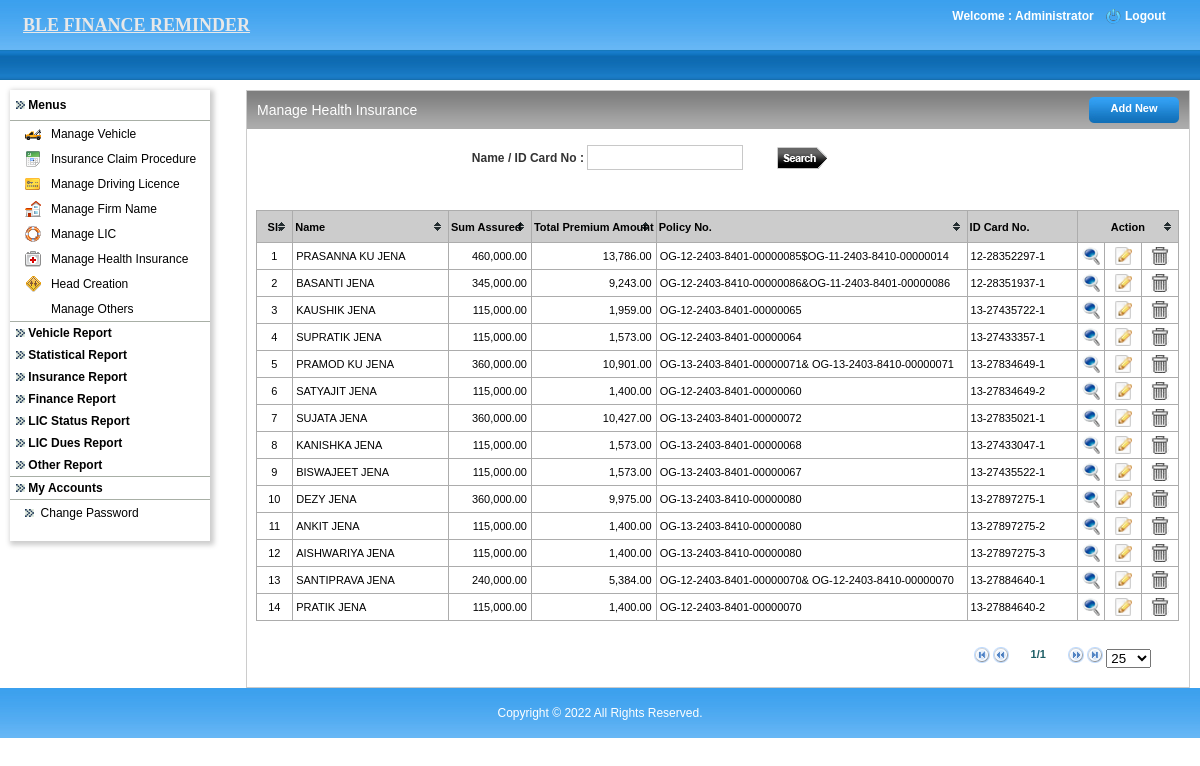
Screenshot of /admin/manage_mediclaim.php (signed in) with the database file from the repository.
### tables this page shows
CREATE TABLE IF NOT EXISTS `mediclaim_registration` (
  `id` int(11) NOT NULL AUTO_INCREMENT,
  `policy_holder_name` varchar(255) NOT NULL,
  `relation` varchar(255) NOT NULL,
  `dob` date NOT NULL,
  `age` double NOT NULL,
  `sum_assured` double NOT NULL,
  `premium` double NOT NULL,
  `discount` double NOT NULL,
  `net_premium` double NOT NULL,
  `service_tax` double NOT NULL,
  `hospital_allowance` double NOT NULL,
  `total` double NOT NULL,
  `tax_benefit` double NOT NULL,
  `policy_no` varchar(255) NOT NULL,
  `idcard_no` varchar(255) NOT NULL,
  PRIMARY KEY (`id`)
);

### includes/class.dbFunctions.php (called while the page is built, shortened)
<?php
class Dbfunctions extends Pagination
{
public $mysqli;
public function __construct()
{
	$localhost = "localhost";
	$username = "root";
	$password = "";
	$db = "ble_finance_latest";
	$this->mysqli = new mysqli($localhost,$username,$password,$db) or
		die('Oops connection error -> ' . mysqli_connect_error());
}
	function get_session(){
		if(isset($_SESSION['login'])){
			return $_SESSION['login'];
		}
	}
	function getDataFromTable($tblName, $fldName,  $optCondition){
		$defaultVal="";
		if(trim($optCondition) != ""){
			$condition = $optCondition ;
		}else{
			$condition = "";
		}
		$rs = $this->mysqli->query("select " . $fldName . " from " . $tblName . " where " . $condition);
		if( (!($rs)) || (!($rec=$rs->fetch_array(MYSQLI_BOTH)))){
			return $defaultVal;
		}else if(is_null($rec[0])){
			return $defaultVal;
		}else{
			return $rec[0];
		}
	}
}
?>

### admin/manage_mediclaim.php (the view, shortened to what this page needs)
<?php
include_once '../includes/class.dbFunctions.php';
$db = new Dbfunctions();
include 'application_top.php';
?>
<link href="css/style.css" rel="stylesheet" type="text/css" />
<body>
<table width="100%" border="0" cellspacing="0" cellpadding="0">
  <tr>
    <td align="center" valign="middle" ><?php include 'header.php'; ?></td>
  </tr>
  <tr>
    <td align="left" valign="top"><table width="100%" border="0" cellspacing="0" cellpadding="0">
      <tr>
        <td width="10">&nbsp;</td>
        <td align="left" valign="top"><table width="100%" border="0" cellspacing="0" cellpadding="0">
          <tr>
            <td height="10" colspan="3" align="left" valign="top"></td>
            </tr>
          <tr>
            <td width="226" align="left" valign="top" height="365"><?php include 'left.php';?></td>
            <td width="10">&nbsp;</td>
            <td align="left" valign="top">
			<table width="100%" border="0" cellspacing="0" cellpadding="0" style="border:solid 1px; border-color:#CCC;">
              <tr>
                <td align="left" valign="top"><table width="100%" border="0" cellspacing="0" cellpadding="0">
                    <tr>
                      <td width="10" align="left" valign="top"><img src="images/leftbox-bg.jpg" alt="leftboxbg" width="10" height="38" /></td>
                      <td class="midboxbg"><table width="100%" border="0" cellspacing="0" cellpadding="0">
                        <tr>
                          <td width="50%" align="left" valign="middle"><h2>Manage Health Insurance</h2></td>
                          <td width="50%" align="right" valign="middle"><h2><a href="hi_registration.php" class="linkButton">Add New </a></h2></td>
                        </tr>
                      </table></td>
                      <td width="10" align="right" valign="top"><img src="images/rightbox-bg.jpg" alt="rightboxbg" width="10" height="38" /></td>
                    </tr>
                </table></td>
              </tr>
              <tr>
                <td align="left" valign="top" >
				<table width="100%" border="0" cellspacing="0" cellpadding="0">
                  <tr>
                    <td>&nbsp;</td>
                    <td align="center">
                      <form action="manage_mediclaim.php" method="post" name="search">
                        <table width="500" border="0" cellspacing="0" cellpadding="0">
                          <tr>
                            <td width="22%" height="10" class="text1">&nbsp;</td>
                            <td width="38%" height="10" class="text1">&nbsp;</td>
                            <td width="40%" height="10">&nbsp;</td>
                            </tr>
                          <tr>
                            <td width="24%" align="right"><span class="text1">Name / ID Card No :&nbsp;</span></td>
                            <td width="36%">
                              <input name="name_idcard" type="text" id="name_idcard" class="textfield10" style="text-transform:uppercase;"/></td>
                            <td width="40%" align="left"><input type="image" name="imageField" src="images/searchButton.png"></td>
                            </tr>
                          </table>
                        </form>
                      </td>
                    <td>&nbsp;</td>
                  </tr>
                  <tr>
                    <td>&nbsp;</td>
                    <td width="1038" height="30" valign="middle" align="center">
                    </td>
                    <td>&nbsp;</td>
                  </tr>
                  <tr>
                    <td>&nbsp;</td>
                    <td align="center" valign="top">
					<table height="61" border="1" align="center" cellpadding="0" cellspacing="0" bordercolor="#ACACAC"  class="tablesorter" id="sort_table" width="100%">
                      <thead>
                        <tr>
                          <th width="4%" align="center" valign="middle" class="fetch_headers">Sl.</th>
                          <th width="17%" height="27" align="left" valign="middle" class="fetch_headers">Name</th>
                          <th width="9%" align="left" valign="middle" class="fetch_headers">Sum Assured</th>
                          <th width="13%" align="left" valign="middle" class="fetch_headers">Total Premium Amount</th>
                          <th width="34%" align="left" valign="middle" class="fetch_headers">Policy No. </th>
                          <th width="12%" align="left" valign="middle" class="fetch_headers">ID Card No. </th>
                          <th colspan="8" align="center" valign="middle" class="fetch_headers">Action</th>
                          </tr>
                      </thead>
                      <tbody>
					  <?php
						$sch="";
						if($sch!=''){
							 $src="select * from mediclaim_registration where ".$sch."";
						}
            else{
						   $src="select * from mediclaim_registration";
						}
						$src_row=$db->mysqli->query($src);
						$num=$src_row->num_rows;
						?>
            <?php
						$i = 1;
						while($mediclaim_info=$src_row->fetch_assoc()){
			            ?>
                        <tr bgcolor="<?=$color;?>"  onmouseover="this.style.backgroundColor='#E6E6E6'" onMouseOut="this.style.backgroundColor=''">
                          <td align="center" valign="middle" class="fetch_contents" ><?php echo $i;?></td>
                          <td align="left" class="fetch_contents" style="padding-left:3px;">
                           <?php  echo strtoupper($mediclaim_info["policy_holder_name"]);  ?>
                          </td>
                          <td align="right" class="fetch_contents" style="padding-left:3px;"><?php  echo number_format($mediclaim_info["sum_assured"],2);  ?></td>
                          <td align="right" class="fetch_contents" style="padding-left:3px;"><?php  echo number_format($mediclaim_info["total"],2);  ?></td>
                          <td align="left" class="fetch_contents" style="padding-left:3px;"><?php  echo strtoupper($mediclaim_info["policy_no"]);  ?></td>
                          <td align="left" class="fetch_contents" style="padding-left:3px;"><?php  echo $mediclaim_info["idcard_no"];  ?></td>
                          <td width="3%" align="center" bgcolor="<?=$color;?>" class="fetch_contents">
                            <a href="add_hi_premiums.php?id=<?php echo $mediclaim_info["id"];?>" class="linktext"><img src="images/view.png" width="18" height="18" title="View"></a>
                          </td>
                          <td width="4%" align="center" bgcolor="<?=$color;?>" class="fetch_contents">
                           <a href="edit_hi_details.php?id=<?php echo $mediclaim_info["id"];?>" class="linktext"><img src="images/edit.png" width="18" height="18" title="Edit"></a>
                          </td>
                          <td width="4%" align="center" bgcolor="<?=$color;?>" class="fetch_contents">
                            <a href="manage_mediclaim.php?id=<?php echo $mediclaim_info["id"];?>&action=delete" class="linktext" onClick="return confirm('Are you sure you want to delete all informations of this policy?')"><img src="images/trash.jpg" width="18" height="18" title="Delete"></a>
                          </td>
                        </tr>
                        <?php $i++; } ?>
                      </tbody>
                    </table></td>
                    <td>&nbsp;</td>
                  </tr>
                  <tr>
                    <td width="10">&nbsp;</td>
                    <td>&nbsp;</td>
                    <td width="12">&nbsp;</td>
                  </tr>
                  <tr>
                    <td>&nbsp;</td>
                    <td align="right">
					<table width="94%" border="0" cellpadding="0" cellspacing="0" align="center">
                      <tr>
                        <td width="76%" align="center">&nbsp;</td>
                        <td width="24%" >
						<?php if($num > 0) { ?>
						<form>
                          <div id="pager" class="pager" style="text-align:right; padding-top:10px;">
						  <img src="table_sorter/icons/first.png" alt="first" width="16" height="16" class="first"/>
						  <img src="table_sorter/icons/prev.png" alt="prev" width="16" height="16" class="prev"/>
                            <input name="text" type="text" class="pagedisplay trans" size="5" readonly=""/>
                            <img src="table_sorter/icons/next.png" width="16" height="16" class="next"/>
							<img src="table_sorter/icons/last.png" width="16" height="16" class="last"/>
                            <select name="select" class="pagesize">
                              <option selected="selected"  value="25">25</option>
                            </select>
                          </div>
                        </form>
						<?php } ?>
                        </td>
                      </tr>
                    </table>
                    </td>
                    <td>&nbsp;</td>
                  </tr>
                  <tr>
                    <td>&nbsp;</td>
                    <td>&nbsp;</td>
                    <td>&nbsp;</td>
                  </tr>
                </table>
                  </td>
              </tr>
            </table></td>
            </tr>
        </table></td>
        <td width="10">&nbsp;</td>
      </tr>
    </table></td>
  </tr>
  <tr>
    <td align="center"><?php include 'footer.php';?></td>
  </tr>
</table>
</body>
</html>

### admin/header.php (shortened to what this page needs)
<table width="100%" border="0" cellpadding="0" cellspacing="0" style="background: url(images/top_bg.jpg) repeat-x;">
  <tr>
    <td width="50%" height="50" align="left" valign="middle" style="padding-left:23px;">
    <a href="admin_home.php" class="style3" style="text-decoraon:none; font-size:18px;">BLE FINANCE REMINDER</a></td>
    <td width="50%" align="right" valign="top" style="padding-right:5px;">
	<?php
	if ($db->get_session())
	{
	$client_name=$db->getDataFromTable('admin', 'admin_name',  "id='$_SESSION[admin_id]'");
	?>
	<table width="250" border="0" cellspacing="0" cellpadding="0">
      <tr>
        <td height="8" colspan="3" align="center" valign="middle" class="logouttext"></td>
        </tr>
      <tr>
        <td width="156" align="center" valign="middle" class="logouttext">Welcome : <?php echo $client_name; ?> </td>
        <td width="24" align="center" valign="middle"><a href="logout.php"><img src="images/logout-icon.png" alt="logout_icon" width="15" height="15" border="0"/></a></td>
        <td width="70" align="left" valign="middle"><a href="logout.php" class="logouttext">Logout</a></td>
      </tr>
      <tr>
        <td height="10" colspan="3"></td>
      </tr>
      <tr>
        <td colspan="3" align="left" valign="top">&nbsp;</td>
      </tr>
    </table>
	<?php
	}
	?>	</td>
  </tr>
  <tr>
    <td colspan="2" align="left" valign="middle" class="greenborder" >&nbsp;</td>
  </tr>
</table>

### admin/css/stylesheet.css (style rules this page uses)
body { padding:0; margin:0; color:#555555; font:normal 12px/16px Arial, Helvetica, sans-serif; }
a img { border:none; }
.textfield10 { height:21px; border:solid 1px #c8c8c8; width:150px; line-height:21px; }
.logouttext { font-family:Arial, Helvetica, sans-serif; font-size:12px; font-weight:bold; color:#ffffff; text-decoration:none; }
.text1 { font-family:Arial, Helvetica, sans-serif; font-size:12px; color:#333333; font-weight:bold; }
.fetch_headers { font-family:Arial, Helvetica, sans-serif; font-size: 12px; font-weight: bold; color:#ffffff; border-bottom:solid 1px #ACACAC; white-space:nowrap; padding-left:5px; background-color:#97D0FC; }
.fetch_contents { font-family:Arial, Helvetica, sans-serif; font-size: 12px; font-weight: normal; color:#000000; padding-left:5px; }
.linktext { font-family:Arial, Helvetica, sans-serif; font-size:12px; color:#4B7E7C; font-weight:bold; }
.trans { border:transparent; background:transparent; font-weight:bold; font-size:11px; text-align:center; margin-bottom:10px; vertical-align:top; color:#1D5E65; }
.linkButton { background:url(../images/btn.jpg) no-repeat; display:block; height:26px; width:90px; font-size: 11px; font-weight:bold; font-family:Arial; color:#ffffff; text-decoration:none; text-align:center; line-height:23px; cursor:pointer; }
.greenborder { background:url(../images/gr-bg.jpg) repeat-x; height:30px; }

### admin/tabcss/style.css (style rules this page uses)
body { margin-left: 0px; margin-top: 0px; margin-right: 0px; margin-bottom: 0px; }

### admin/tabcss/demos.css (style rules this page uses)
body { font-size: 12px; }
table { font-size: 1em; }
body { font-family: "Arial"; }

### admin/table_sorter/themes/blue/style.css (style rules this page uses)
table.tablesorter { font-family:arial; background-color: #CDCDCD; margin-top:10px; font-size: 12px; width:100%; border-collapse:collapse; text-align: left; }
table.tablesorter thead tr th, table.tablesorter tfoot tr th { background-color:#ccc; font-size: 11px; padding: 2px; font-weight:bold; color:#000; }
table.tablesorter thead tr .header { background-image: url(bg.gif); background-repeat: no-repeat; background-position: center right; cursor: pointer; }
table.tablesorter tbody td { color: #000000; padding: 4px; background-color: #FFF; vertical-align: middle; font-size:11px; }

### admin/css/style.css (style rules this page uses)
body { margin:0px;padding:0px;font-family:Arial, Helvetica, sans-serif;font-size:12px;color:#000000; }
a img { border:none; }
.logouttext { font-family:Arial, Helvetica, sans-serif;font-size:12px;font-weight:bold;color:#ffffff;text-decoration:none; }
.midboxbg { background:url(../images/midbox_bg.jpg) repeat-x; width:100%; }
h2 { font-family:Arial, Helvetica, sans-serif;font-size:14px;font-weight:normal;color:#ffffff;padding:0px;margin:0px; }
.fetch_headers { font-family:Arial, Helvetica, sans-serif;font-size: 12px;font-weight: bold;color:#000000;border-bottom:solid 1px #ACACAC;white-space:nowrap;padding-left:5px; }
.text1 { font-family:Arial, Helvetica, sans-serif;font-size:12px;color:#333333;font-weight:bold; }
.linkButton { background:url(../images/btn.jpg) no-repeat; display:block;height:26px; width:90px;font-size: 11px;font-weight:bold; font-family:Arial;color:#000;text-decoration:none;text-align:center;line-height:23px;cursor:pointer; }

### rows the page displays
mediclaim_registration: policy_holder_name "PRASANNA KU JENA", sum_assured "460,000.00", total "13,786.00", policy_no "OG-12-2403-8401-00000085$OG-11-2403-8410-00000014", idcard_no "12-28352297-1"
mediclaim_registration: policy_holder_name "BASANTI JENA", sum_assured "345,000.00", total "9,243.00", policy_no "OG-12-2403-8410-00000086&OG-11-2403-8401-00000086", idcard_no "12-28351937-1"
mediclaim_registration: policy_holder_name "KAUSHIK JENA", sum_assured "115,000.00", total "1,959.00", policy_no "OG-12-2403-8401-00000065", idcard_no "13-27435722-1"
mediclaim_registration: policy_holder_name "SUPRATIK JENA", sum_assured "115,000.00", total "1,573.00", policy_no "OG-12-2403-8401-00000064", idcard_no "13-27433357-1"
mediclaim_registration: policy_holder_name "PRAMOD KU JENA", sum_assured "360,000.00", total "10,901.00", policy_no "OG-13-2403-8401-00000071& OG-13-2403-8410-00000071", idcard_no "13-27834649-1"
mediclaim_registration: policy_holder_name "SATYAJIT JENA", sum_assured "115,000.00", total "1,400.00", policy_no "OG-12-2403-8401-00000060", idcard_no "13-27834649-2"
mediclaim_registration: policy_holder_name "SUJATA JENA", sum_assured "360,000.00", total "10,427.00", policy_no "OG-13-2403-8401-00000072", idcard_no "13-27835021-1"
mediclaim_registration: policy_holder_name "KANISHKA JENA", sum_assured "115,000.00", total "1,573.00", policy_no "OG-13-2403-8401-00000068", idcard_no "13-27433047-1"
mediclaim_registration: policy_holder_name "BISWAJEET JENA", sum_assured "115,000.00", total "1,573.00", policy_no "OG-13-2403-8401-00000067", idcard_no "13-27435522-1"
mediclaim_registration: policy_holder_name "DEZY JENA", sum_assured "360,000.00", total "9,975.00", policy_no "OG-13-2403-8410-00000080", idcard_no "13-27897275-1"
mediclaim_registration: policy_holder_name "ANKIT JENA", sum_assured "115,000.00", total "1,400.00", policy_no "OG-13-2403-8410-00000080", idcard_no "13-27897275-2"
mediclaim_registration: policy_holder_name "AISHWARIYA JENA", sum_assured "115,000.00", total "1,400.00", policy_no "OG-13-2403-8410-00000080", idcard_no "13-27897275-3"
mediclaim_registration: policy_holder_name "SANTIPRAVA JENA", sum_assured "240,000.00", total "5,384.00", policy_no "OG-12-2403-8401-00000070& OG-12-2403-8410-00000070", idcard_no "13-27884640-1"
mediclaim_registration: policy_holder_name "PRATIK JENA", sum_assured "115,000.00", total "1,400.00", policy_no "OG-12-2403-8401-00000070", idcard_no "13-27884640-2"

### other values shown
$client_name "Administrator"
